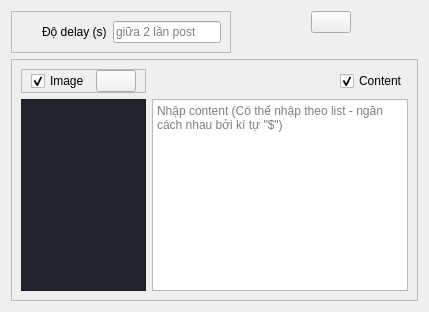
                <widget class="QWidget" name="postPage">
                 <layout class="QFormLayout" name="formLayout_2">
                  <property name="horizontalSpacing">
                   <number>80</number>
                  </property>
                  <item row="0" column="0">
                   <widget class="QFrame" name="postDelay">
                    <property name="sizePolicy">
                     <sizepolicy hsizetype="Fixed" vsizetype="Preferred">
                      <horstretch>0</horstretch>
                      <verstretch>0</verstretch>
                     </sizepolicy>
                    </property>
                    <property name="frameShape">
                     <enum>QFrame::Shape::StyledPanel</enum>
                    </property>
                    <property name="frameShadow">
                     <enum>QFrame::Shadow::Raised</enum>
                    </property>
                    <layout class="QHBoxLayout" name="horizontalLayout">
                     <property name="leftMargin">
                      <number>30</number>
                     </property>
                     <item>
                      <widget class="QLabel" name="postDelayLabel">
                       <property name="text">
                        <string>Độ delay (s)</string>
                       </property>
                      </widget>
                     </item>
                     <item>
                      <widget class="QLineEdit" name="postDelayInput">
                       <property name="placeholderText">
                        <string>giữa 2 lần post</string>
                       </property>
                      </widget>
                     </item>
                    </layout>
                   </widget>
                  </item>
                  <item row="0" column="1">
                   <widget class="QPushButton" name="btn_post">
                    <property name="sizePolicy">
                     <sizepolicy hsizetype="Fixed" vsizetype="Fixed">
                      <horstretch>0</horstretch>
                      <verstretch>0</verstretch>
                     </sizepolicy>
                    </property>
                    <property name="text">
                     <string/>
                    </property>
                    <property name="icon">
                     <iconset resource="../../../resources/resources.qrc">
                      <normaloff>:/icons/icons/post.svg</normaloff>:/icons/icons/post.svg</iconset>
                    </property>
                    <property name="iconSize">
                     <size>
                      <width>50</width>
                      <height>40</height>
                     </size>
                    </property>
                   </widget>
                  </item>
                  <item row="1" column="0" colspan="2">
                   <widget class="QFrame" name="postInputImageContent">
                    <property name="frameShape">
                     <enum>QFrame::Shape::StyledPanel</enum>
                    </property>
                    <property name="frameShadow">
                     <enum>QFrame::Shadow::Raised</enum>
                    </property>
                    <layout class="QGridLayout" name="gridLayout">
                     <item row="2" column="0">
                      <widget class="QScrollArea" name="postImageViewer">
                       <property name="styleSheet">
                        <string notr="true">background-color: rgb(33, 37, 43)</string>
                       </property>
                       <property name="widgetResizable">
                        <bool>true</bool>
                       </property>
                       <property name="alignment">
                        <set>Qt::AlignmentFlag::AlignCenter</set>
                       </property>
                       <widget class="QWidget" name="postImageViewerWidget">
                        <property name="geometry">
                         <rect>
                          <x>0</x>
                          <y>0</y>
                          <width>100</width>
                          <height>30</height>
                         </rect>
                        </property>
                       </widget>
                      </widget>
                     </item>
                     <item row="1" column="2" alignment="Qt::AlignmentFlag::AlignRight">
                      <widget class="QCheckBox" name="postContentCheckBox">
                       <property name="sizePolicy">
                        <sizepolicy hsizetype="Fixed" vsizetype="Fixed">
                         <horstretch>0</horstretch>
                         <verstretch>0</verstretch>
                        </sizepolicy>
                       </property>
                       <property name="text">
                        <string>Content</string>
                       </property>
                       <property name="checked">
                        <bool>true</bool>
                       </property>
                      </widget>
                     </item>
                     <item row="1" column="0">
                      <widget class="QFrame" name="upImageCheckBoxFrame">
                       <property name="sizePolicy">
                        <sizepolicy hsizetype="Fixed" vsizetype="Preferred">
                         <horstretch>0</horstretch>
                         <verstretch>0</verstretch>
                        </sizepolicy>
                       </property>
                       <property name="frameShape">
                        <enum>QFrame::Shape::StyledPanel</enum>
                       </property>
                       <property name="frameShadow">
                        <enum>QFrame::Shadow::Raised</enum>
                       </property>
                       <layout class="QHBoxLayout" name="_9">
                        <property name="topMargin">
                         <number>0</number>
                        </property>
                        <property name="bottomMargin">
                         <number>0</number>
                        </property>
                        <item>
                         <widget class="QCheckBox" name="postImageCheckBox">
                          <property name="sizePolicy">
                           <sizepolicy hsizetype="Fixed" vsizetype="Fixed">
                            <horstretch>0</horstretch>
                            <verstretch>0</verstretch>
                           </sizepolicy>
                          </property>
                          <property name="text">
                           <string>Image</string>
                          </property>
                          <property name="checked">
                           <bool>true</bool>
                          </property>
                         </widget>
                        </item>
                        <item>
                         <widget class="QPushButton" name="btn_postImageFromFile">
                          <property name="maximumSize">
                           <size>
                            <width>40</width>
                            <height>40</height>
                           </size>
                          </property>
                          <property name="icon">
                           <iconset resource="../../../resources/resources.qrc">
                            <normaloff>:/icons/icons/openedFile.svg</normaloff>:/icons/icons/openedFile.svg</iconset>
                          </property>
                          <property name="iconSize">
                           <size>
                            <width>30</width>
                            <height>30</height>
                           </size>
                          </property>
                         </widget>
                        </item>
                       </layout>
                      </widget>
                     </item>
                     <item row="2" column="2">
                      <widget class="QPlainTextEdit" name="postContentInput">
                       <property name="placeholderText">
                        <string>Nhập content (Có thế nhập theo list - ngăn cách nhau bởi kí tự &quot;$&quot;)</string>
                       </property>
                      </widget>
                     </item>
                    </layout>
                   </widget>
                  </item>
                 </layout>
                </widget>
